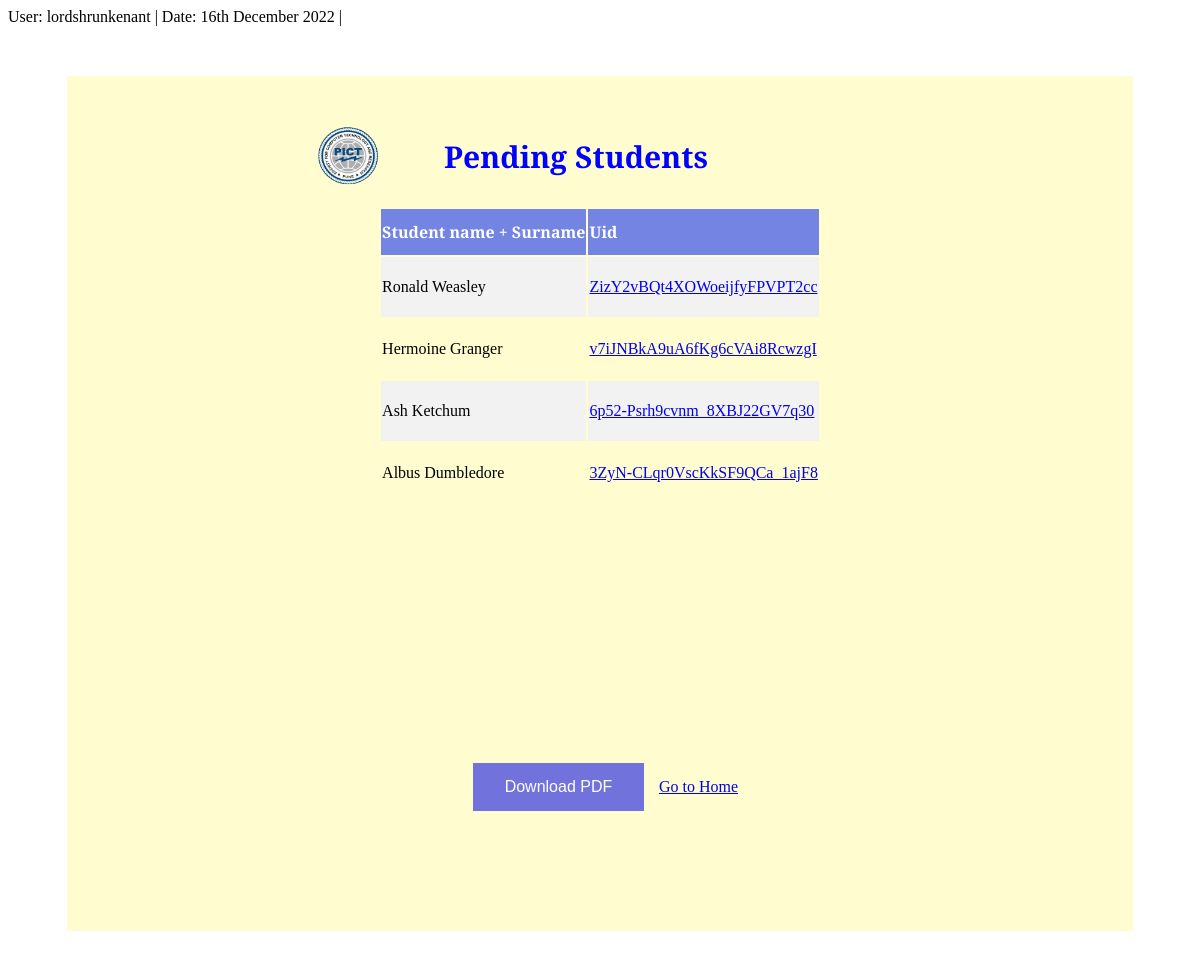
Page /basicform/showpending/ (signed in) on the earlier database version.
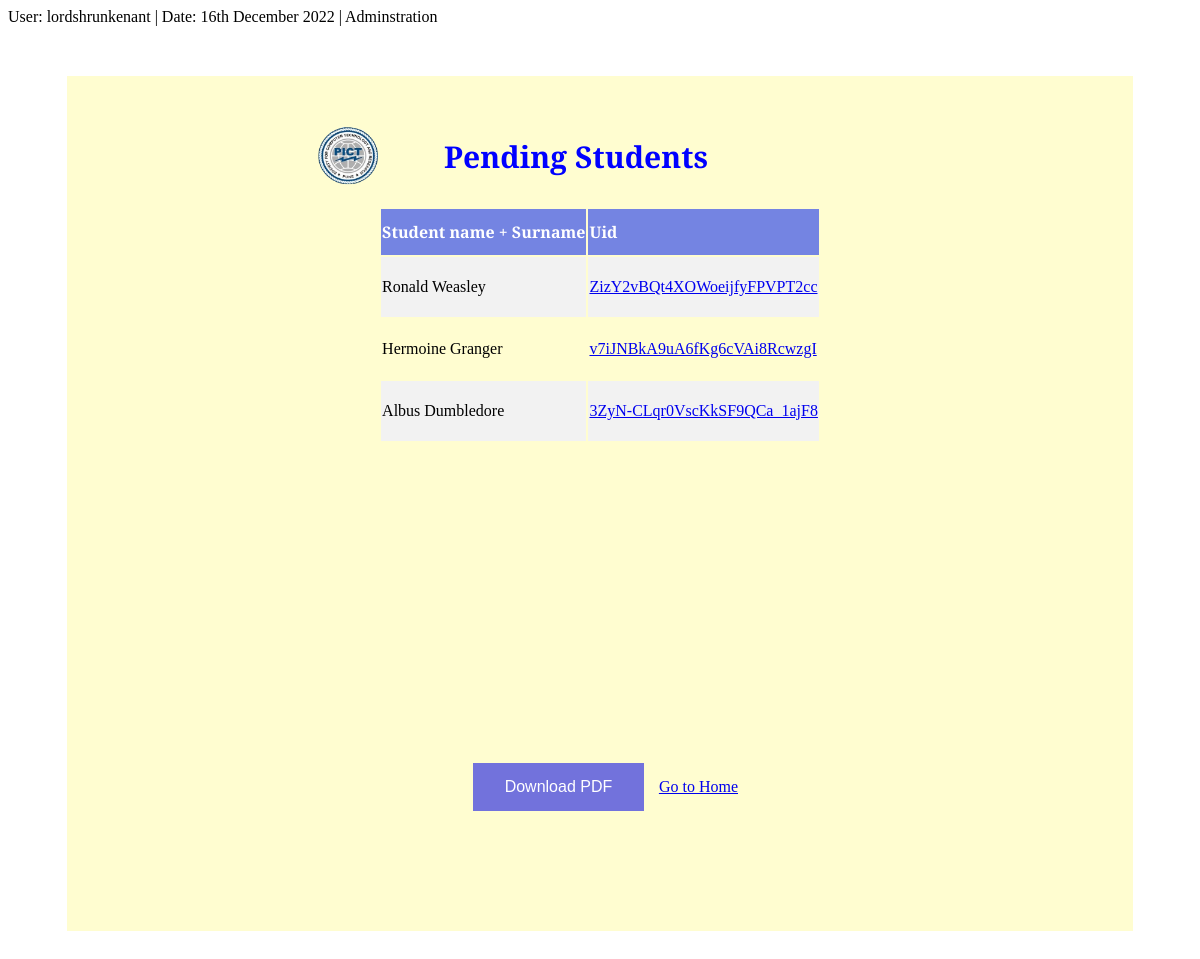
Same page on the later database version.
### basicform/models.py (models this page shows, shortened)
class Student(models.Model):
    def pkgen():
        key= b64encode(os.urandom(20))
        try:
            c=Student.objects.get(pk=key)
            return pkgen()
        except Student.DoesNotExist :
            return key
    id = models.CharField(primary_key=True,max_length=28,default=pkgen,unique=True)
    gender_list=[('M','male'),('F','female'),('O','other')]
    cap_choice_list=[(0,0),(1,1),(2,2),(3,3)]
    quota_list=[('CAP','CAP'),('institute','insti. lvl'),('pio','pio,J&K,J&kSSS'),('NEUT','NEUT'),('OCI','OCI'),('FN','FN'),('CIWC','CIWC'),('TFWS','TFWS'),('EWS','EWS'),('DEF','DEF')]
    state_list=[('MS','MS'),('OMS','OMS')]
    area_list=[('rural','rural'),('urban','urban')]
    board_list=[('MH','maharashtra'),('CBSE','CBSE'),('ICSE','ICSE'),('Other','Other')]
    branch_list=[('Computer','Computer'),('Data Science','Data Science'),('IT','IT'),('ENTC','ENTC')]
    yesno_list=[('Yes','Yes'),('No','No')]
    category_list=[('SC','SC'),('ST','ST'),('OBC','OBC'),('general','general'),('VJNT','VJNT')]
    first_name=models.CharField(max_length=200,default='o')
    middle_name=models.CharField(max_length=200,default='o')
    last_name=models.CharField(max_length=200,default='o')
    age=models.IntegerField(default=1)
    father_first_name=models.CharField(max_length=200,default='o')
    mother_first_name=models.CharField(max_length=200,default='o')
    father_email=models.EmailField(max_length=200,default='xyz@gmail.com')
    mother_email=models.EmailField(max_length=200,default='xyz@gmail.com')
    father_middle_name=models.CharField(blank=True, max_length=20)
    father_last_name=models.CharField(blank=True, max_length=20)
    mother_middle_name=models.CharField(blank=True, max_length=20)
    mother_last_name=models.CharField(blank=True, max_length=20)
    date_of_birth=models.CharField(max_length=100)
    place_of_birth=models.CharField(max_length=30,default='o')
    mobile_number=models.BigIntegerField(default=1)
    caste=models.CharField(max_length=20,default='o')
    Student_mobile=models.BigIntegerField(default=1)
    Tele_phone=models.BigIntegerField(default=1)
    Blood_group=models.CharField(max_length=3,default='o')
    permanent_address=models.CharField(max_length=200,default='urban')
    District=models.CharField(max_length=30,default='o')
    pin_code=models.IntegerField(default = 1)
    state=models.CharField(max_length=30,choices=state_list,default='MS')
    country=models.CharField(max_length=20,default='o')
    local_address=models.CharField(max_length=200,default='o')
    area=models.CharField(max_length=20,choices=area_list,default='o')
    gender=models.CharField(max_length=10,choices=gender_list,default='M')
    nationality=models.CharField(max_length=20,default='o')
    domicile=models.CharField(max_length=20,default='o')
    caste=models.CharField(max_length=20, default='o')
    subcaste=models.CharField(max_length=20, default='o')
    Religion=models.CharField(max_length=20, default='o')
    HSC_board_marks=models.FloatField(default = 1)
    college_name=models.CharField(max_length=200, default='o')
    college_address=models.CharField(max_length=200, default='o')
    passing_year=models.CharField(max_length=100)
    Jee_main_percentile=models.FloatField(default = 1)
    Jee_adv_percentile=models.FloatField(default=1)
    MHTCET_percentile=models.FloatField(default = 1)
    category=models.CharField(max_length=20,choices=category_list, default='general')
    father_occupation=models.CharField(max_length=20,default='o')
    annual_income=models.IntegerField(default=1)
    academic_year=models.CharField(max_length=20,default='2021-22')
    cap_round=models.IntegerField(choices=cap_choice_list,default=1)
    quota=models.CharField(max_length=20,choices=quota_list,default='institute')
    branch=models.CharField(max_length=20,default='Computer')
    aadhar_no=models.IntegerField(default=55555)
    father_mobile=models.IntegerField( default=1)
    mother_mobile=models.IntegerField( default=1)
    email=models.EmailField(default='xyz@gmail.com')
    HSC_board=models.CharField(max_length=10,choices=board_list,default='MH')
    SSC_board=models.CharField(max_length=10,choices=board_list,default='MH')
    HSC_pcm=models.IntegerField(default=1)
    seat_type=models.CharField(max_length=100,default='o')
    first_attempt=models.CharField(max_length=3,choices=yesno_list,default='yes')
    other_info= models.CharField(blank=True,max_length=100)
    marksheet_name=models.CharField(blank=True,max_length=100)

### basicform/views.py (the view)
# urls.py: path('showpending/',ShowPending.as_view(),name='showpending'),
class ShowPending(ListView):
    model=Student

### basicform/templatetags/customtags.py (called while the page is built)
@register.filter(name='has_group')
def has_group(user, group_name):
    return user.groups.filter(name=group_name).exists()

### basicform/templates/basicform/student_list.html (shortened to what this page needs)
{%load static%}
{%load customtags%}
{%if request.user.is_authenticated %}
<link rel='stylesheet' href="{% static 'Base.css' %}">
<div class="name">User: {{user.get_username}} | Date: {% now "jS F Y " %} | {%if user|has_group:"Administrator"%}Adminstration{%elif user|has_group:"Data Entry"%}Data Entry{%endif%}</div>
<div class="home">
<span id="tablee">
  <div class="heading">
    <h3>Pending Students</h3>
    <img src="{% static 'PICT-Logo.png' %}">
  </div>
  <div class="tab">
        <table >
            <tr><th>Student name + Surname</th><th>Uid</th></tr>
        {% for student in object_list %}
            <tr>
                <td>{{student.first_name}} {{student.last_name}}</td>
                <td><a href="/basicform/misadmin" onclick="location.href=this.href+'/{{student.id}}';return false;">{{student.id}}</a></td>
            </tr>
        {% endfor %}
    </table>
  </div>
</span>
  <button onclick="demoFromHTML()">Download PDF</button>
  <a href="{%url 'index' %}">Go to Home</a>
</div>
{%else%}
<h2>Administrative permission needed</h2>
<a href="{%url 'login'%}">Login</a>
{%endif%}

Differences in the rows shown:
removed Student: first_name "Ash", last_name "Ketchum", id "6p52-Psrh9cvnm_8XBJ22GV7q30"
Other differences:
text now shown: "Adminstration"
